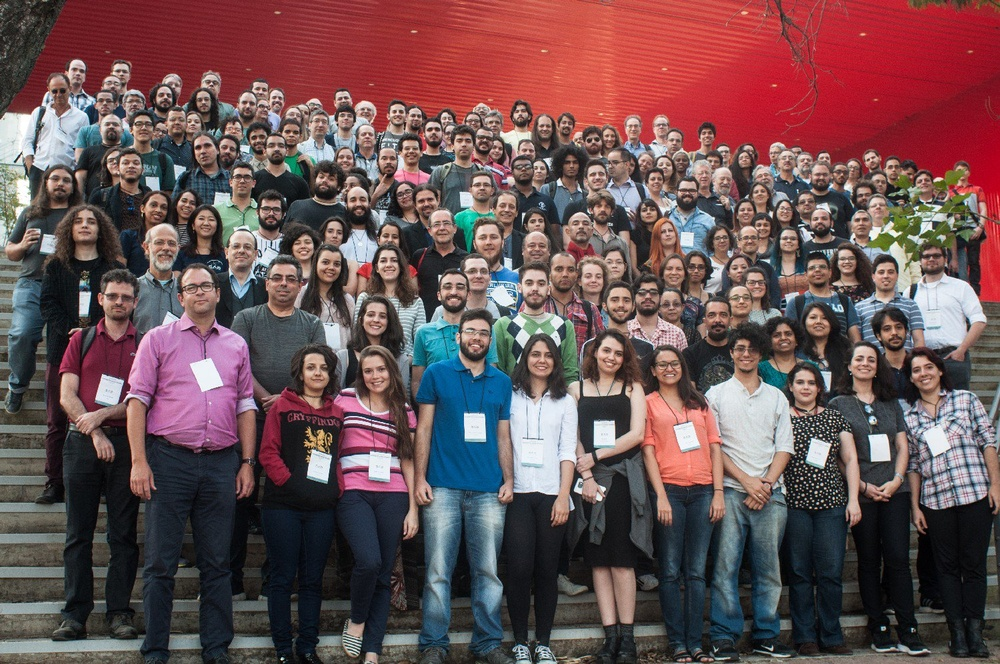
#> input picture sab2017.jpeg, 1000 x 664 px, shrunk from 1500 x 996 before the run
$ jupyter execute SABphoto.ipynb   (shell and % lines are left out)
#> lines starting #> are read from the running program, lines starting #| are printed output that depends on the picture
Quantas pessoas na foto da SAB?

[cell 1]
import numpy as np
from skimage import data, io, filters
from PIL import Image

Lendo a foto da SAB e convertendo num array

[cell 2]
jpg = Image.open('sab2017.jpeg')
#> jpg is the input picture: PIL image 1000x664 RGB; mean R, G, B 108.2, 81.1, 83.1
bbox = list(jpg.getbbox())
#> bbox = [0, 0, 1000, 664]
img = np.array(list(jpg.getdata())).T

Pegando apenas um canal

[cell 3]
img0 = img[0]
img0.shape = (bbox[3], bbox[2])
img0 = img0.astype(np.int8) # filter works with int8 only?
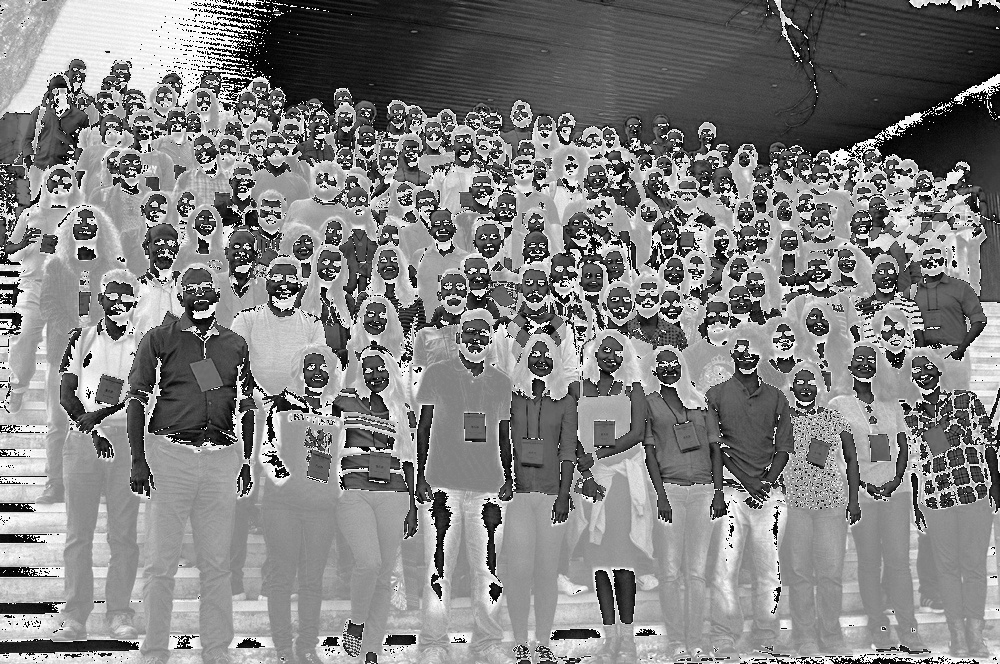
#> img0: shape (664, 1000) int8; min -128, max 127, mean 1.8; drawn with min black and max white

[cell 4]
io.imshow(img0)

Procurando as bordas

[cell 5]
edg = filters.sobel(img0)
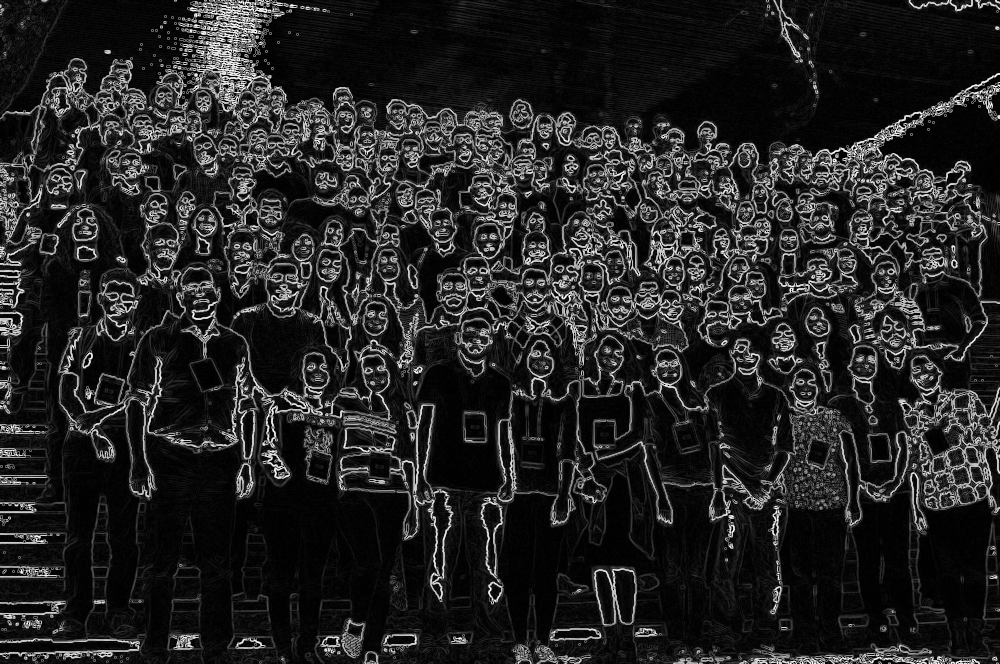
#> edg: shape (664, 1000) float64; min 0, max 1.57, mean 0.226; drawn with min black and max white

io.imshow(edg)
